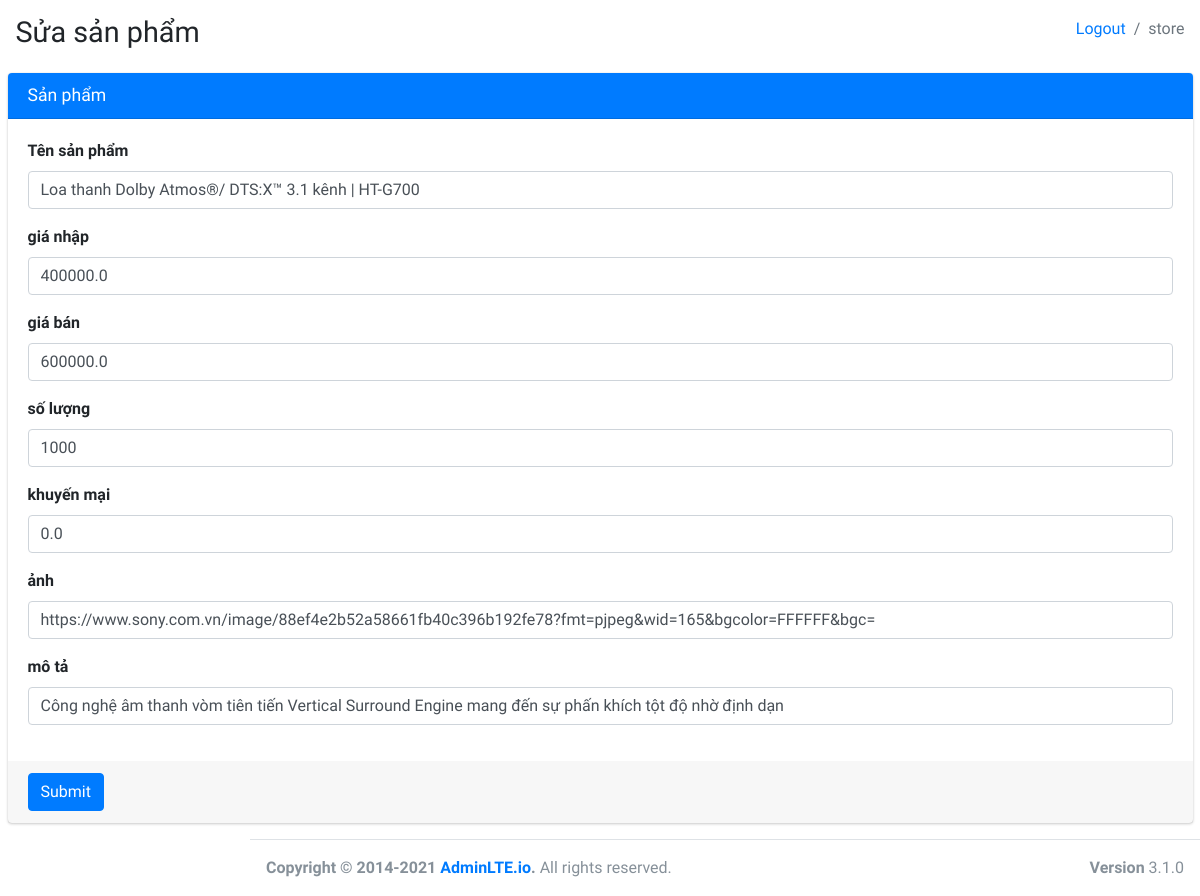
Before: /store/edit/1 with the older database file.
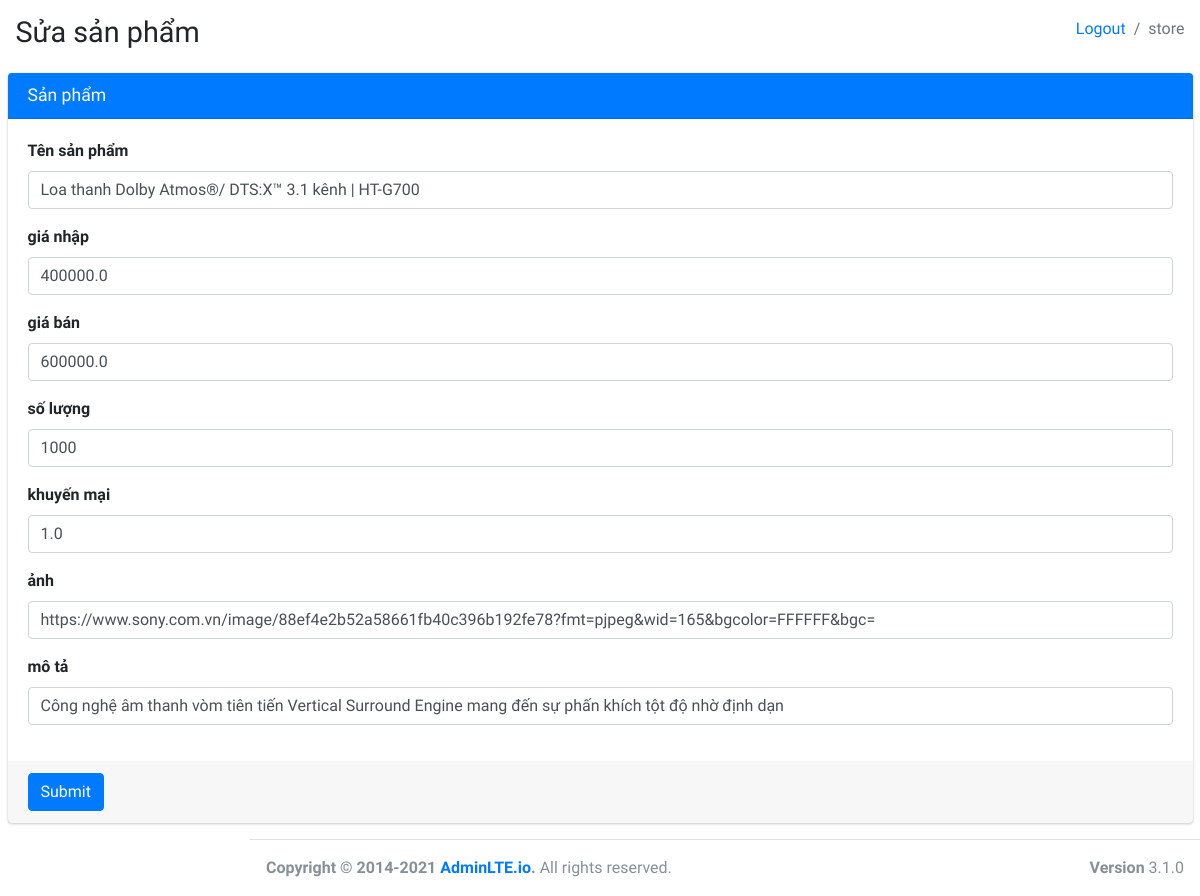
After: the same page with the newer database file.
### shop/models.py (models this page shows, shortened)
class Product(models.Model):
    name =models.CharField(max_length=100,default='')
    salePrice = models.FloatField(default=0)
    importPrice = models.FloatField(default=0)
    amount = models.IntegerField(default=0)
    saleOff = models.FloatField(default=0)
    type=models.CharField(max_length=100,default='')
    image=models.CharField(max_length=100,default='')
    discriminator = models.CharField(max_length=100,default='')

### store/views.py (the view, shortened to what this page needs)
# urls.py: path('edit/<int:product_id>',views.edit,name="busiedit"),
def edit(request,product_id):
    product = Product.objects.get(id=product_id)
    return render(request,"store/edit.html",{'product':product})

### shop/templates/store/edit.html (shortened to what this page needs)
{% extends 'store/index.html' %}
{% load static %}
{% block content %}
  <div>
    <section class="content-header">
      <div class="container-fluid">
        <div class="row mb-2">
          <div class="col-sm-6">
            <h1>Sửa sản phẩm</h1>
          </div>
          <div class="col-sm-6">
            <ol class="breadcrumb float-sm-right">
              <li class="breadcrumb-item"><a href="/logout">Logout</a></li>
              <li class="breadcrumb-item active">store</li>
            </ol>
          </div>
        </div>
      </div>
    </section>
    <section class="content">
      <div class="container-fluid">
        <div class="row">
          <div class="col-md-12">
            <div class="card card-primary">
              <div class="card-header">
                <h3 class="card-title">Sản phẩm</h3>
              </div>
              <form method="POST" action="">
                <div class="card-body">
                  <div class="form-group">
                    <label for="exampleInputEmail1">Tên sản phẩm</label>
                    <input name="name" type="text" value="{{product.name}}" class="form-control" id="exampleInputEmail1" >
                  </div>
                  <div class="form-group">
                    <label for="exampleInputEmail1">giá nhập</label>
                    <input name="importprice" type="text"  class="form-control" id="exampleInputEmail1" value="{{product.importPrice}}" >
                  </div>
                  <div class="form-group">
                    <label for="exampleInputEmail1">giá bán</label>
                    <input value="{{product.salePrice}}" name = "sale" type="text" class="form-control" id="exampleInputEmail1" >
                  </div>
                  <div class="form-group">
                    <label for="exampleInputEmail1">số lượng</label>
                    <input value="{{product.amount}}" name="amount" type="text" class="form-control" id="exampleInputEmail1" >
                  </div>
                  <div class="form-group">
                    <label for="exampleInputEmail1">khuyến mại</label>
                    <input value="{{product.saleOff}}" name="saleoff" type="text" class="form-control" id="exampleInputEmail1" >
                  </div>
                  <div class="form-group">
                    <label for="exampleInputEmail1">ảnh</label>
                    <input value="{{product.image}}" name="image" type="text" class="form-control" id="exampleInputEmail1" >
                  </div>
                  <div class="form-group">
                    <label for="exampleInputEmail1">mô tả</label>
                    <input value="{{product.discriminator}}" name ="mota" type="text" class="form-control" id="exampleInputEmail1" >
                  </div>
                </div>
                <div class="card-footer">
                  <button type="submit" class="btn btn-primary">Submit</button>
                </div>
              </form>
            </div>
       </div>
        </div>
      </div>
    </section>
  </div>
 {% endblock %}

### shop/templates/store/index.html (shortened to what this page needs)
{% load static %}
<!DOCTYPE html>
<html lang="en">
<head>
  <link rel="stylesheet" href="{% static 'plugins/fontawesome-free/css/all.min.css' %}">
  <link rel="stylesheet" href="https://code.ionicframework.com/ionicons/2.0.1/css/ionicons.min.css">
  <link rel="stylesheet" href="{% static 'sale/plugins/tempusdominus-bootstrap-4/css/tempusdominus-bootstrap-4.min.css' %}">
  <link rel="stylesheet" href="{% static 'sale/plugins/icheck-bootstrap/icheck-bootstrap.min.css' %}">
  <link rel="stylesheet" href="{% static 'sale/plugins/jqvmap/jqvmap.min.css' %}">
  <link rel="stylesheet" href="{% static 'sale/dist/css/adminlte.min.css' %}">
  <link rel="stylesheet" href="{% static 'sale/plugins/overlayScrollbars/css/OverlayScrollbars.min.css' %}">
  <link rel="stylesheet" href="{% static 'sale/plugins/daterangepicker/daterangepicker.css' %}">
  <link rel="stylesheet" href="{% static 'sale/plugins/summernote/summernote-bs4.min.css' %}">
</head>
<body>
  {% block content %}
  {% endblock %}
  <footer class="main-footer">
    <strong>Copyright &copy; 2014-2021 <a href="https://adminlte.io">AdminLTE.io</a>.</strong>
    All rights reserved.
    <div class="float-right d-none d-sm-inline-block">
      <b>Version</b> 3.1.0
    </div>
  </footer>
</body>
</html>

Changed rows visible on the page:
changed Product "Loa thanh Dolby Atmos®/ DTS:X™ 3.1 kênh | HT-G700": saleoff "0.0" → "1.0"
